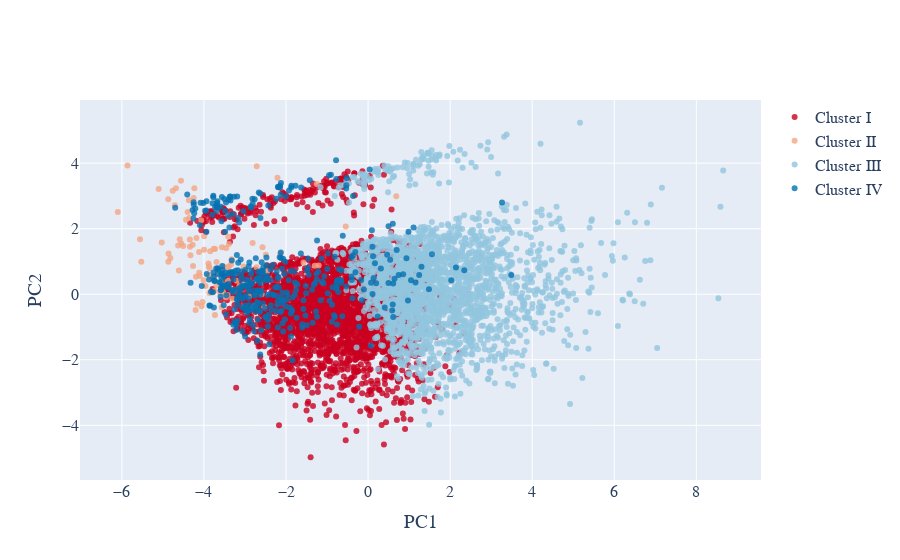

Write notebook code for a chart like this one.
### Code cell
#TRAINING DATA PCA

plotX = X_train_clstrs
#print(plotX['clusters'].unique())
#print(plotX.index)
#print(plotX.head())

#PCA with two principal components
pca_2d = PCA(n_components=2)

clusters = plotX['clusters']

#This DataFrame contains the two principal components that will be used
#for the 2-D visualization mentioned above
PCs_2d = pd.DataFrame(pca_2d.fit_transform(plotX.drop(['clusters'], axis=1)))

#"PC1_2d" means: 'The first principal component of the components created for 2-D visualization, by PCA.'
#And "PC2_2d" means: 'The second principal component of the components created for 2-D visualization, by PCA.'
PCs_2d.columns = ["PC1_2d", "PC2_2d"]
PCs_2d.set_index(plotX.index, inplace = True)
PCs_2d.to_csv('PCs_2d.csv')

plotX['clusters'] = clusters
plotX['PC1_2d'] = PCs_2d['PC1_2d']
plotX['PC2_2d'] = PCs_2d['PC2_2d']

plotX.to_csv('plotX.csv')
uniq_clusters = plotX['clusters'].unique()
uniqs = uniq_clusters.tolist()
uniqs.sort()

cluster0 = plotX[plotX['clusters'] == uniqs[0]]
cluster1 = plotX[plotX['clusters'] == uniqs[1]]
cluster2 = plotX[plotX['clusters'] == uniqs[2]]
cluster3 = plotX[plotX['clusters'] == uniqs[3]]

#print(cluster1)

#print(plotX.head())

#Instructions for building the 2-D plot

#trace1 is for 'Cluster 0'
trace1 = go.Scatter(
                    x = cluster0["PC1_2d"],
                    y = cluster0["PC2_2d"],
                    mode = "markers",
                    name = "Cluster I",
                    marker = dict(color = 'rgba(202,0,32,0.8)'),
                    text = None)

#trace2 is for 'Cluster 1'
trace2 = go.Scatter(
                    x = cluster1["PC1_2d"],
                    y = cluster1["PC2_2d"],
                    mode = "markers",
                    name = "Cluster II",
                    marker = dict(color = 'rgba(244,165,130, 0.8)'),
                    text = None)

#trace3 is for 'Cluster 2'
trace3 = go.Scatter(
                    x = cluster2["PC1_2d"],
                    y = cluster2["PC2_2d"],
                    mode = "markers",
                    name = "Cluster III",
                    marker = dict(color = 'rgba(146,197,222, 0.8)'),
                    text = None)

#trace4 is for 'Cluster 3'
trace4 = go.Scatter(
                    x = cluster3["PC1_2d"],
                    y = cluster3["PC2_2d"],
                    mode = "markers",
                    name = "Cluster IV",
                    marker = dict(color = 'rgba(5,113,176, 0.8)'),
                    text = None)

data = [trace1, trace2, trace3, trace4]

#title = "Visualizing Clusters in Two Dimensions Using PCA"

layout = dict(xaxis= dict(title= 'PC1',ticklen= 5,zeroline= False),
              yaxis= dict(title= 'PC2',ticklen= 5,zeroline= False),
              font_family="Arial",
              font = dict(size=16)
             )

fig = dict(data = data, layout = layout)

iplot(fig)

### Figure 1 — Plotly figure (JSON) as saved in the notebook; plotly's stock layout.template omitted (floating-point values rounded to 4 significant figures; data arrays with more than 128 entries replaced by an {"elided": "..."} marker saying what was removed)
{"data": [{"marker": {"color": "rgba(202,0,32,0.8)"}, "mode": "markers", "name": "Cluster I", "type": "scatter", "x": {"elided": "2721 float values"}, "y": {"elided": "2721 float values"}}, {"marker": {"color": "rgba(244,165,130, 0.8)"}, "mode": "markers", "name": "Cluster II", "type": "scatter", "x": [-3.732, -2.992, -3.693, -4.104, -4.397, -4.553, -4.862, -3.963, -2.573, -3.201, -0.545, -3.524, -4.204, -4.057, -4.183, -3.743, -4.71, -3.994, -5.863, -3.135, -4.355, -3.389, -3.46, -2.771, -4.343, -3.606, -3.739, -2.59, -4.169, -3.562, -4.819, -3.459, -2.207, -3.415, -3.729, -6.1, -3.795, -3.889, -1.298, -4.505, -2.139, -3.533, -3.565, -2.712, -3.035, -4.266, -4.275, -2.494, -3.457, -4.761, -3.89, -4.34, -5.104, -2.532, -3.879, -3.307, -5.526, -4.629, -4.25, -3.865, -2.458, -2.719, -4.329, -4.006, -2.814, -4.367, -4.611, -4.436, -4.195, -3.697, -4.035, -4.56, -3.393, -2.894, -4.871, 0.6866, -3.42, -3.407, -1.203, -3.847, -1.251, -3.326, -3.414, -5.028, -1.574, -3.583, -3.337, -3.759, -4.681, -5.559, -2.492, -4.868, -4.589, -4.234, -4.065, -3.995, -3.864, -4.118, -4.117], "y": [-0.6361, 0.2899, 0.9834, 0.5552, 2.507, 1.548, 1.247, 0.2532, 1.436, 0.4094, 2.071, 0.8481, -0.4847, -0.3695, 1.717, 0.1048, 2.719, 1.766, 3.928, 0.2549, 2.327, 0.8564, -0.09058, -0.3599, 1.669, 0.02914, 0.5673, 0.0002224, -0.2802, 1.437, 1.106, 0.2713, 3.552, 0.409, 1.381, 2.513, 0.4757, 0.9412, 0.8665, 1.472, 1.229, 0.05986, -0.3999, 3.908, 0.8444, 0.8583, 1.513, 0.7145, 1.411, 3.161, 0.5786, 1.447, 3.212, -0.3819, 0.8566, -0.1348, 0.9906, 1.487, 2.939, 0.03954, 0.6989, 0.8205, 1.191, 0.424, 1.565, 2.867, 0.725, 2.272, 0.5363, 0.2749, -0.2398, 3.464, 1.535, -0.06368, 2.901, 2.992, -0.02145, 1.752, 0.8781, 1.309, 3.363, 1.069, 0.8236, 1.579, 0.9659, 0.6056, 0.9087, 1.388, 3.232, 1.682, 1.203, 0.9879, 1.676, 3.232, 2.26, 1.355, 0.7944, 1.286, 0.6573]}, {"marker": {"color": "rgba(146,197,222, 0.8)"}, "mode": "markers", "name": "Cluster III", "type": "scatter", "x": {"elided": "2216 float values"}, "y": {"elided": "2216 float values"}}, {"marker": {"color": "rgba(5,113,176, 0.8)"}, "mode": "markers", "name": "Cluster IV", "type": "scatter", "x": {"elided": "395 float values"}, "y": {"elided": "395 float values"}}], "layout": {"font": {"family": "Arial", "size": 16}, "xaxis": {"ticklen": 5, "title": {"text": "PC1"}, "zeroline": false}, "yaxis": {"ticklen": 5, "title": {"text": "PC2"}, "zeroline": false}}}
